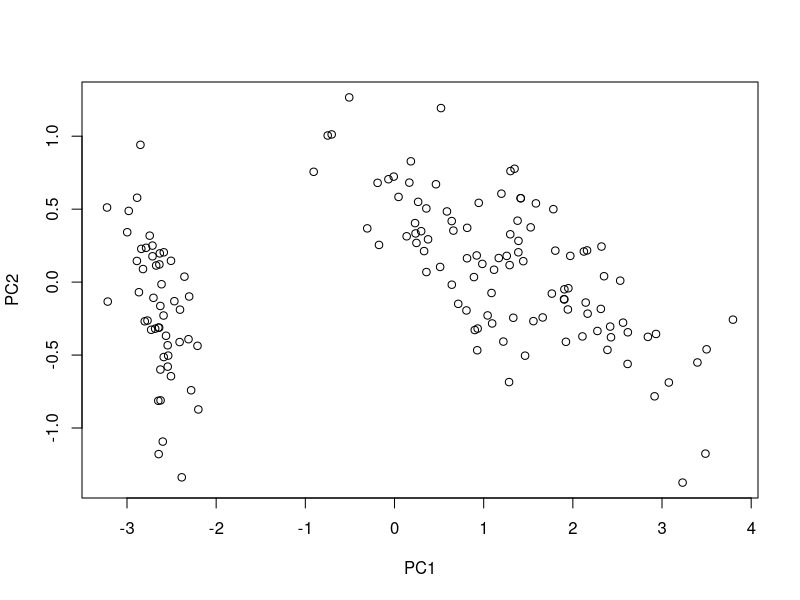

Reproduce this figure in R.
library(pcaMethods)

M <- as.matrix(iris[, 1:4])
print(dim(M))
head(M)
tail(M)

pca <- prcomp(M) #perform PCA analysis.

PCs <- predict(pca)[ ,1:3]
plot(PCs)
